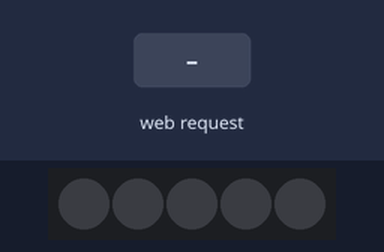
A sketch run on a simulated ESP8266 (Wemos D1 mini). Parts: 5 RGB LEDs in strip order, left to right. The test bench sets the inputs (shaded band). Dim RGB values are drawn brighter than linear; WiFi joins after 1.5 s; servers stay silent unless stated; what the sketch prints to the serial monitor is not drawn.

Above: at 2.7 s.
2.8 s: HTTP request GET /on received
At 3.5 s:
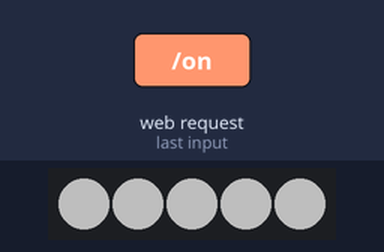
4.3 s: HTTP request GET /red received
At 4.6 s:
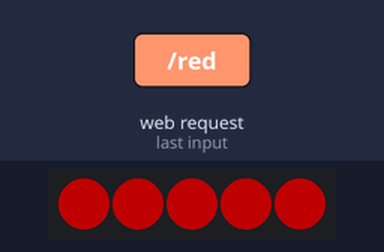
5.8 s: HTTP request GET /green received
At 7.0 s:
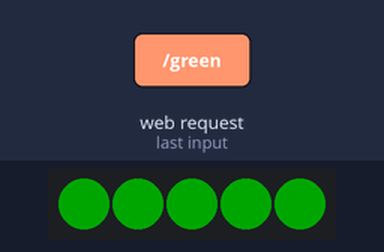
7.3 s: HTTP request GET /blue received
At 8.1 s:
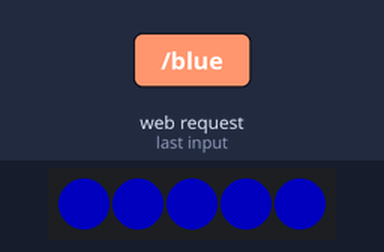
8.8 s: HTTP request GET /yellow received
At 9.3 s:
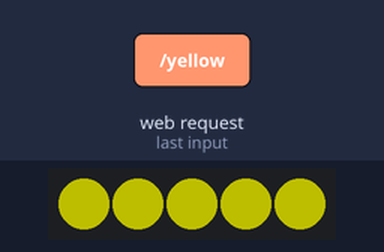
10.3 s: HTTP request GET /purple received
At 11.6 s:
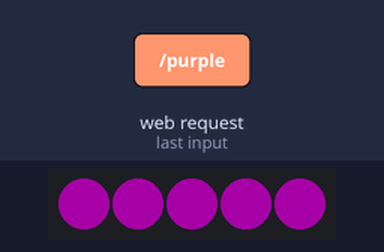
Timing chart, 0 to 12.8 s (numbered marks = the images above; inputs shaded):
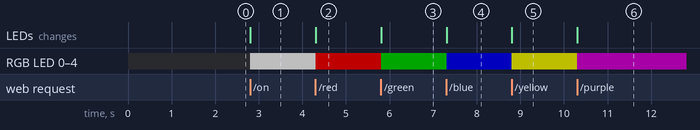

The sketch:

serverWS2812.ino
```cpp
#include <ESP8266WiFi.h>
#include <ESP8266WebServer.h>
#include <FastLED.h>

const char* ssid = "Test";
const char* password = "12345678";

#define LED_PIN D3
#define LED_COUNT 5
#define LED_TYPE WS2812B
#define COLOR_ORDER GRB

#define BRIGHTNESS 80

CRGB leds[LED_COUNT];

ESP8266WebServer server(80);

void setAll(const CRGB& color) {
  for (int i = 0; i < LED_COUNT; i++) {
    leds[i] = color;
  }
  FastLED.show();
}

void handleRoot() {
  String html = "";
  html += "<h1>Wemos WS2812 FastLED control</h1>";
  html += "<p><a href='/on'>ON</a></p>";
  html += "<p><a href='/off'>OFF</a></p>";
  html += "<p><a href='/red'>RED</a></p>";
  html += "<p><a href='/green'>GREEN</a></p>";
  html += "<p><a href='/blue'>BLUE</a></p>";
  html += "<p><a href='/white'>WHITE</a></p>";
  html += "<p><a href='/yellow'>YELLOW</a></p>";
  html += "<p><a href='/purple'>PURPLE</a></p>";

  server.send(200, "text/html", html);
}

void handleOn() {
  setAll(CRGB::White);
  server.send(200, "text/plain", "ON");
}

void handleOff() {
  setAll(CRGB::Black);
  server.send(200, "text/plain", "OFF");
}

void handleRed() {
  setAll(CRGB::Red);
  server.send(200, "text/plain", "RED");
}

void handleGreen() {
  setAll(CRGB::Green);
  server.send(200, "text/plain", "GREEN");
}

void handleBlue() {
  setAll(CRGB::Blue);
  server.send(200, "text/plain", "BLUE");
}

void handleWhite() {
  setAll(CRGB::White);
  server.send(200, "text/plain", "WHITE");
}

void handleYellow() {
  setAll(CRGB::Yellow);
  server.send(200, "text/plain", "YELLOW");
}

void handlePurple() {
  setAll(CRGB::Purple);
  server.send(200, "text/plain", "PURPLE");
}

void handleNotFound() {
  server.send(404, "text/plain", "Not found");
}

void setup() {
  Serial.begin(115200);

  FastLED.addLeds<LED_TYPE, LED_PIN, COLOR_ORDER>(leds, LED_COUNT);
  FastLED.setBrightness(BRIGHTNESS);
  setAll(CRGB::Black);

  WiFi.mode(WIFI_STA);
  WiFi.begin(ssid, password);

  Serial.println();
  Serial.print("Connecting to WiFi");

  while (WiFi.status() != WL_CONNECTED) {
    delay(500);
    Serial.print(".");
  }

  Serial.println();
  Serial.println("Connected!");
  Serial.print("IP address: ");
  Serial.println(WiFi.localIP());

  server.on("/", handleRoot);

  server.on("/on", handleOn);
  server.on("/off", handleOff);

  server.on("/red", handleRed);
  server.on("/green", handleGreen);
  server.on("/blue", handleBlue);
  server.on("/white", handleWhite);
  server.on("/yellow", handleYellow);
  server.on("/purple", handlePurple);

  server.onNotFound(handleNotFound);

  server.begin();
  Serial.println("HTTP server started");
}

void loop() {
  server.handleClient();
  FastLED.show();
}
```

Measured:
- after the input at 2.8 s, RGB LED 0–4: off → RGB(80, 80, 80) at once; the LEDs: change at once (image 1)
- after the input at 4.3 s, RGB LED 0–4: RGB(80, 80, 80) → RGB(80, 0, 0) at once; the LEDs: change at once (image 2)
- after the input at 5.8 s, RGB LED 0–4: RGB(80, 0, 0) → RGB(0, 40, 0) at once; the LEDs: change at once (image 3)
- after the input at 7.3 s, RGB LED 0–4: RGB(0, 40, 0) → RGB(0, 0, 80) at once; the LEDs: change at once (image 4)
- after the input at 8.8 s, RGB LED 0–4: RGB(0, 0, 80) → RGB(80, 80, 0) at once; the LEDs: change at once (image 5)
- after the input at 10.3 s, RGB LED 0–4: RGB(80, 80, 0) → RGB(40, 0, 40) at once; the LEDs: change at once (image 6)
